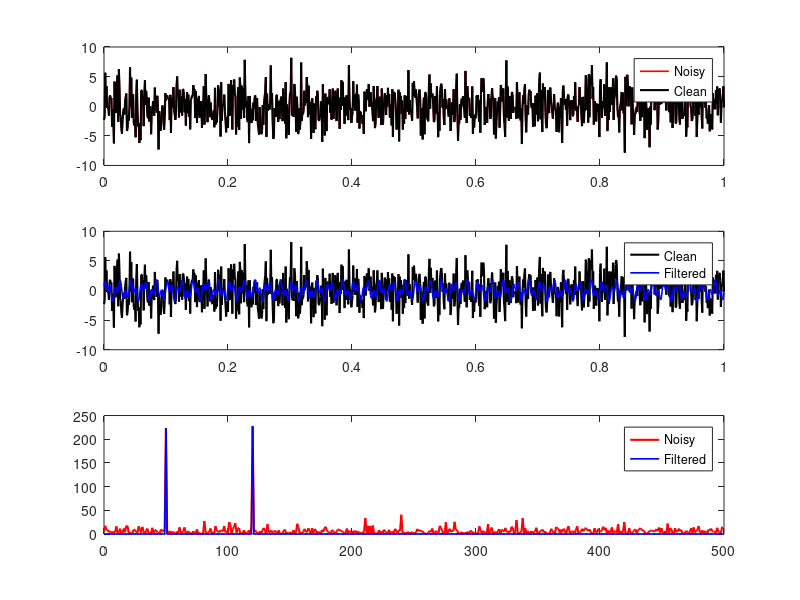

Source code (MATLAB):
%% Denoising Data with FFT
clear all, close all, clc
%% Create a simple signal with two frequencies
dt = .001;
t = 0:dt:1;
f = sin(2*pi*50*t) + sin(2*pi*120*t); % Sum of 2 frequencies
f = f + 2.5*randn(size(t));  %  Add some noise

%% Compute the Fast Fourier Transform FFT
n = length(t);
fhat = fft(f,n);       % Compute the fast Fourier transform
PSD = fhat.*conj(fhat)/n; % Power spectrum (power per freq)
freq = 1/(dt*n)*(0:n); % Create x-axis of frequencies in Hz
L = 1:floor(n/2);   % Only plot the first half of freqs

%% Use the PSD to filter out noise
indices = PSD>100;  % Find all freqs with large power
PSDclean = PSD.*indices;  % Zero out all others
fhat = indices.*fhat;  % Zero out small Fourier coeffs. in Y
ffilt = ifft(fhat); % Inverse FFT for filtered time signal

%% Visualization
subplot(3,1,1)
plot(t,f,'r','LineWidth',1.2), hold on
plot(t,f,'k','LineWidth',1.5)
legend('Noisy','Clean')

subplot(3,1,2)
plot(t,f,'k','LineWidth',1.5), hold on
plot(t,ffilt,'b','LineWidth',1.2)
legend('Clean','Filtered')

subplot(3,1,3)
plot(freq(L),PSD(L),'r','LineWidth',1.5), hold on
plot(freq(L),PSDclean(L),'-b','LineWidth',1.2)
legend('Noisy','Filtered')


%% end.